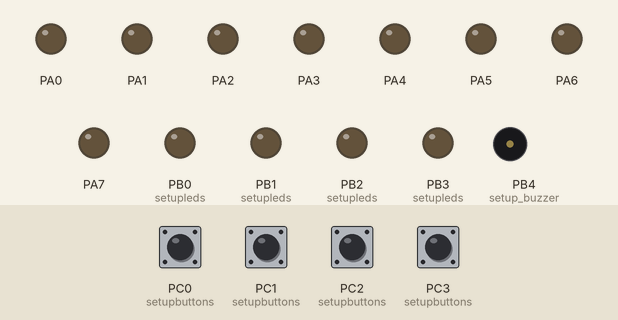
A program run on a simulated ATmega32, built with avr-gcc and emulated at 8 MHz. On the bench: output pins drawn as LEDs (lit = HIGH), buzzer (waves = sounding, pin HIGH). The inputs (shaded band) are chosen by the test bench; at power-on: PC0 (setupbuttons), PC1 (setupbuttons), PC2 (setupbuttons), PC3 (setupbuttons) HIGH. Random numbers use the default seed unless the program sets one.

Above: at 2.8 s.
2.9 s: PC0 (setupbuttons) pulled LOW for 0.15 s
At 4.0 s:
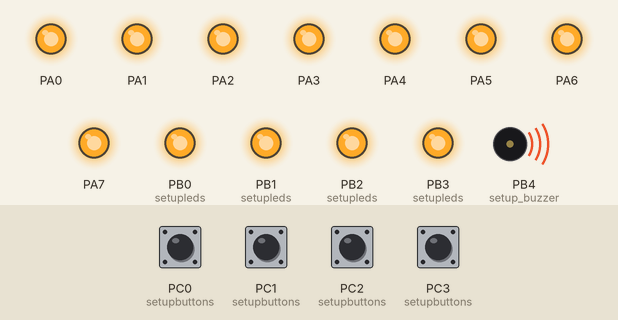
At 4.9 s:
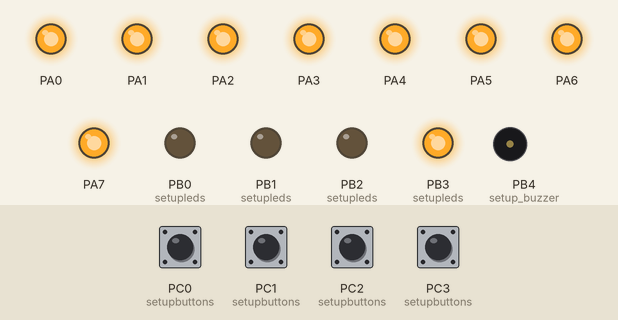
6.0 s: PC3 (setupbuttons) pulled LOW for 0.15 s
At 11.4 s:
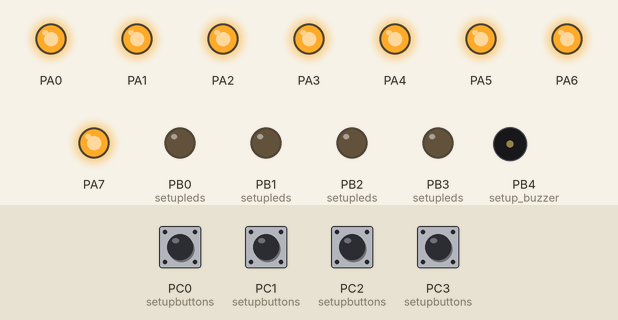
Timing chart, 0 to 12.9 s (numbered marks = the images above; inputs shaded):
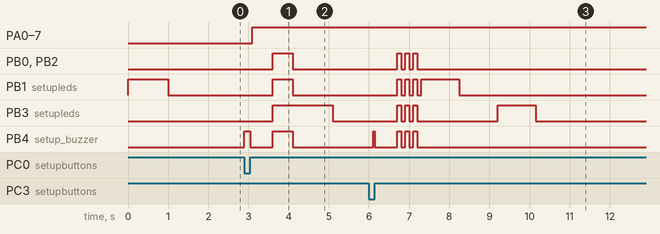

The program:

main.c
```c
/*
* simon_Game.c
*
* Created: 4/3/2025 8:59:49 PM
* Author : Mohamed
*/
#define  F_CPU 8000000U

#include <util/delay.h>
#include <avr/io.h>
#include <stdio.h>
#include <stdlib.h>
#include <time.h>

#include "simon.h"
uint8_t level_=1;

int main(void)
{
	setupleds();
	setupbuttons();
	setup_buzzer();


	srand(3);
	DDRA=0xff;

	while (1)
	{

		generate_random_sequence(level_);
		displaythesequence(level_);

		uint8_t gameover=0;
		for (uint8_t i=0;i<level_;i++)
		{
			uint8_t inputValue= readplayer();


			if(inputValue==0)
			{

				PORTA=0xff;
			}

			_delay_ms(500);

			bool result=checksequence(i ,inputValue);

			if (result==0)
			{
				gameover=1;
				break;
			}

		}
		if (gameover == 0)
		{
			success_indicator();
			level_++;
		}
		else if (gameover == 1)
		{
			failure_indicator();
			level_=1;
		}


	}
}
```

bitmin.h
```c
/*
 * bitmin.h
 *
 * Created: 3/13/2025 8:48:46 PM
 *  Author: Mohamed
 */


#ifndef BITMIN_H_
#define BITMIN_H_


//to set bit in register
#define setBit(reg,bit)   (reg|=(1U<<bit))


//to clear bit in register
#define clearBit(reg,bit)   (reg&=~(1U<<bit))


//to read bit in register
#define readBit(reg,bit)    (1&(reg>>bit))


//to toggle a bit in register
#define toggleBit(reg,bit)    reg^=(1U<<bit)

#endif /* BITMIN_H_ */
```

simon.h
```c
/** simon.h
*
* Created: 4/3/2025 9:00:20 PM
*  Author: Mohamed
*/


#ifndef SIMON_H_
#define SIMON_H_


#include "bitmin.h"
#include <stdlib.h>
#include <stdbool.h>


void setupleds(void);
void setupbuttons(void);
void setup_buzzer(void);


void generate_random_sequence(uint8_t level);
void displaythesequence(uint8_t level);
bool checksequence(uint8_t sequence_ ,uint8_t inputValue);
void button_press_buzz(uint8_t player_input);
void success_indicator(void);
void failure_indicator(void);

void costum_delay(uint16_t _time);

void reset (void);
uint8_t readplayer();


#endif /* SIMON_H_ */
```

simon.c
```c
/*
* simon.c
*
* Created: 4/3/2025 9:00:06 PM
*  Author: Mohamed
*/

#include <avr/io.h>
#include <stdlib.h>
#include <stdbool.h>
#include <stdint.h>
#include "simon.h"
#define  F_CPU 8000000U
#include <util/delay.h>

//#define maxlevels  100
uint8_t sequence[100] ={0};
uint16_t blink_time =1000;


void setupleds(void)
{
	setBit(DDRB,0);
	setBit(DDRB,1);
	setBit(DDRB,2);
	setBit(DDRB,3);
}


void setupbuttons(void)
{
	clearBit(DDRC,0);
	setBit(PORTC,0);

	clearBit(DDRC,1);
	setBit(PORTC,1);

	clearBit(DDRC,2);
	setBit(PORTC,2);

	clearBit(DDRC,3);
	setBit(PORTC,3);
}

void setup_buzzer(void)
{
	setBit(DDRB,4);
}

void generate_random_sequence(uint8_t level)
{
	for(uint8_t i =0; i < level ; i++)
	{
		sequence[i] = (rand() % 4 );
	}
}


void displaythesequence(uint8_t level)
{

	for(unsigned int i =0; i < level ; i++)
	{
		setBit(PORTB,sequence[i]);
		costum_delay(blink_time);
		clearBit(PORTB,sequence[i]);
		costum_delay(blink_time);

	}
}

uint8_t readplayer()
{
	uint8_t player_input=7;
	while(1)
	{
		if(readBit(PINC,0) == 0 )
		{
			player_input=0;
			button_press_buzz(player_input);
			_delay_ms(50);
			break;
		}
		else if(readBit(PINC,1) == 0 )
		{
			player_input=1;
			button_press_buzz(player_input);
			_delay_ms(50);
			break;
		}
		else if(readBit(PINC,2) == 0 )
		{
			player_input=2;
			button_press_buzz(player_input);
			_delay_ms(50);
			break;
		}
		else if(readBit(PINC,3) == 0 )
		{
			player_input=3;
			button_press_buzz(player_input);
			_delay_ms(50);
			break;
		}
	}
	return player_input;
}


bool checksequence(uint8_t i ,uint8_t inputValue)
{
	//sequence // 2 0 1 1
	//user       2 0 3 1

	if(inputValue == sequence[i])
	{
		return 1;
	}
	else
	{
		return 0;
	}
}


void reset (void)
{
	setBit(PORTB,0);
	setBit(PORTB,1);
	setBit(PORTB,2);
	setBit(PORTB,3);

}

void button_press_buzz(uint8_t player_input)
{

	while(readBit(PINC,player_input)==0)
	{
		setBit(PORTB,4);
	}
	 clearBit(PORTB, 4);

}


void success_indicator(void)
{

	for(uint8_t i=0 ; i<3 ;i++)
	{

		for(uint8_t j=0 ; j<=4 ;j++)
		{
			setBit(PORTB,j);
		}
		_delay_ms(100);

		for(uint8_t j=0 ; j<=4 ;j++)
		{
			clearBit(PORTB,j);
		}
		_delay_ms(100);
	}

	if(blink_time>=50 )
	{
		blink_time =blink_time -50 ;
	}
}


void failure_indicator(void)
{

		for(uint8_t j=0 ; j<=4 ;j++)
		{
			setBit(PORTB,j);
		}
		_delay_ms(500);

		for(uint8_t j=0 ; j<=4 ;j++)
		{
			clearBit(PORTB,j);
		}
}

void costum_delay(uint16_t _time)
{
	for(uint16_t i=0 ; i<_time ; i++)
	{
		_delay_ms(1);
	}
}


		
```

Measured:
- after the input at 2.9 s, PA0–7: LOW → HIGH after 0.20 s; PB0 (setupleds), PB1 (setupleds), PB2 (setupleds): LOW → HIGH after 0.70 s, → LOW 0.50 s later; PB3 (setupleds): LOW → HIGH after 0.70 s, → LOW 1.5 s later; PB4 (setup_buzzer): LOW → HIGH at once, → LOW 0.15 s later, → HIGH 0.55 s later, → LOW 0.50 s later
- after the input at 6.0 s, PB0 (setupleds): alternates HIGH for 0.10 s and LOW for 0.10 s, 6 changes in all, then stays LOW, starting after 0.70 s; PB1 (setupleds): goes 3 × (HIGH 0.10 s, LOW 0.10 s), HIGH 0.95 s, then LOW, starting after 0.70 s
